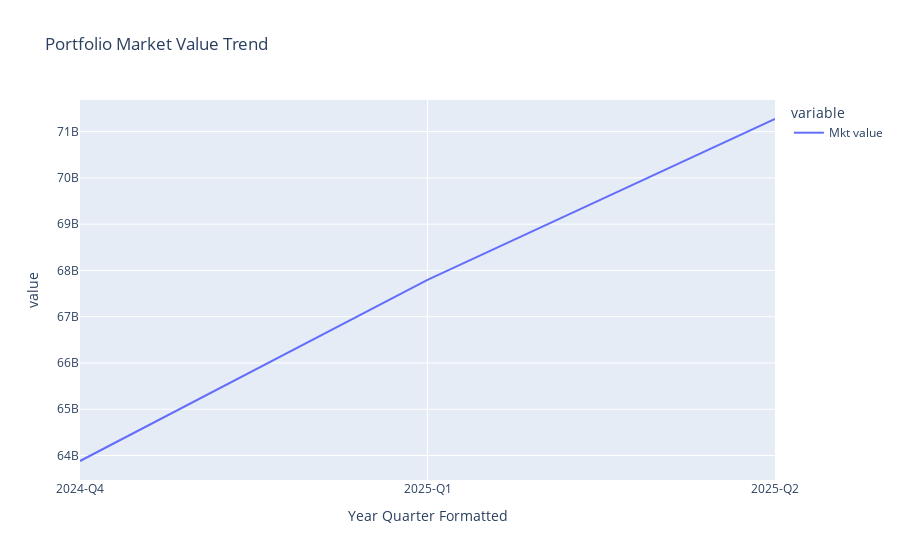

Notebook cell for this chart:
### Code cell
portfolio_value_df = portfolio_df.groupby('Year Quarter Formatted')['Mkt value'].sum().to_frame()
px.line(portfolio_value_df, title ='Portfolio Market Value Trend')

### Figure 1 — Plotly figure (JSON) as saved in the notebook; plotly's stock layout.template omitted (floating-point values rounded to 4 significant figures)
{"data": [{"hovertemplate": "variable=Mkt value<br>Year Quarter Formatted=%{x}<br>value=%{y}<extra></extra>", "legendgroup": "Mkt value", "line": {"color": "#636efa", "dash": "solid"}, "marker": {"symbol": "circle"}, "mode": "lines", "name": "Mkt value", "orientation": "v", "showlegend": true, "type": "scatter", "x": ["2024-Q4", "2025-Q1", "2025-Q2"], "xaxis": "x", "y": [63880000000.0, 67800000000.0, 71270000000.0], "yaxis": "y"}], "layout": {"legend": {"title": {"text": "variable"}, "tracegroupgap": 0}, "title": {"text": "Portfolio Market Value Trend"}, "xaxis": {"anchor": "y", "domain": [0, 1], "title": {"text": "Year Quarter Formatted"}}, "yaxis": {"anchor": "x", "domain": [0, 1], "title": {"text": "value"}}}}
